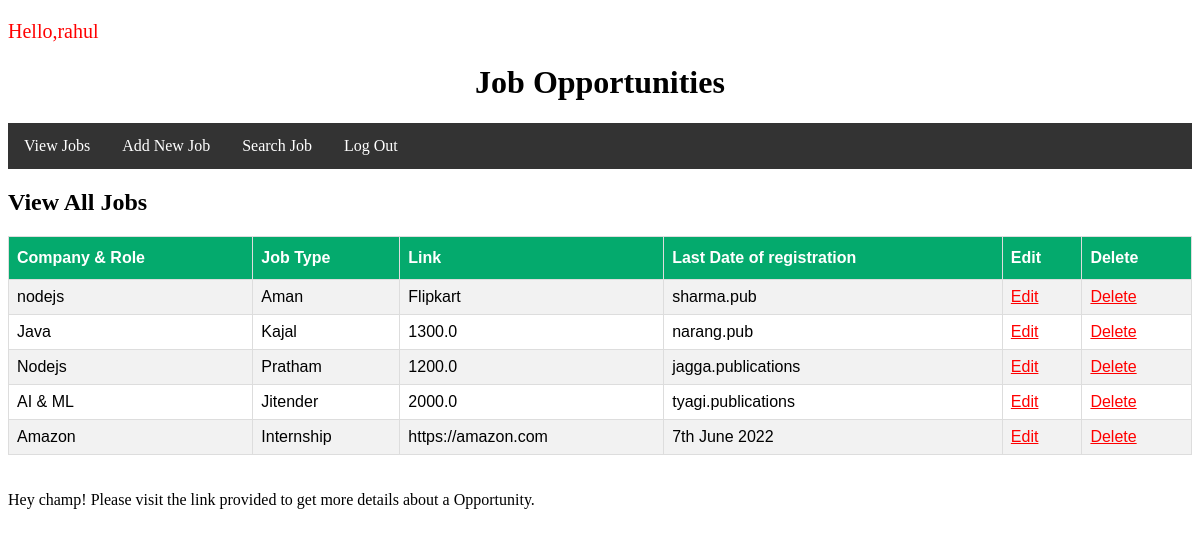
/brm/view-books (signed in), run on the app's committed database.
### brm/models.py (models this page shows)
class Book(models.Model):
    title=models.CharField(max_length=100)
    author=models.CharField(max_length=100)
    price=models.CharField(max_length=100)
    publisher=models.CharField(max_length=100)

### brm/views.py (the view)
# urls.py: path('view-books',views.viewBooks),
@login_required(login_url='http://localhost:8000/brm/login')
def viewBooks(request):
    books=models.Book.objects.all()
    res=render(request,'brm/view_books.html',{'books':books})
    return res

### templates/brm/view_books.html (shortened to what this page needs)
<!DOCTYPE html>
<html lang="en" dir="ltr">
  <head>
  </head>
  <body>
    <div id="header">
      <p style="font-size: 20px; color: red;">Hello,{{request.session.username}}</p>
      <h1 style="text-align: center;">Job Opportunities</h1>
      <ul>
        <li><a href="http://localhost:8000/brm/view-books">View Jobs</a></li>
        <li><a href="http://localhost:8000/brm/new-book">Add New Job</a></li>
        <li><a href="http://localhost:8000/brm/search-book">Search Job</a></li>
        <li><a href="http://localhost:8000/brm/logout">Log Out</a></li>
      </ul>
    </div>
    <div id="main">
      <h2>View All Jobs</h2>
      <table id="books">
        <tr>
          <th>Company & Role</th>
          <th>Job Type</th>
          <th>Link</th>
          <th>Last Date of registration</th>
          <th>Edit</th>
          <th>Delete</th>
        </tr>
        {% for book in books %}
        <tr>
          <td>{{book.title}}</td>
          <td>{{book.author}}</td>
          <td>{{book.price}}</td>
          <td>{{book.publisher}}</td>
          <td><a style="color: red;" href="http://localhost:8000/brm/edit-book?book_id={{book.id}}">Edit</a></td>
          <td><a style="color: red;" href="http://localhost:8000/brm/delete-book?book_id={{book.id}}">Delete</a></td>
        </tr>
        {% endfor %}
      </table>
    </div>
    <br><br>
    <div class="alert alert-warning alert-dismissible fade show" role="alert">
      Hey champ! Please visit the link provided to get more details about a Opportunity.
    </div>
  </body>
</html>

### templates/brm/view_books.html (style rules this page uses)
#books { font-family: Arial, Helvetica, sans-serif; border-collapse: collapse; width: 100%; }
#books td, #books th { border: 1px solid #ddd; padding: 8px; }
#books tr:nth-child(even) { background-color: #f2f2f2; }
#books th { padding-top: 12px; padding-bottom: 12px; text-align: left; background-color: #04AA6D; color: white; }
ul { list-style-type: none; margin: 0; padding: 0; overflow: hidden; background-color: #333; }
li { float: left; }
li a { display: block; color: white; text-align: center; padding: 14px 16px; text-decoration: none; }

### data on the page
Book: title "nodejs", author "Aman", price "Flipkart", publisher "sharma.pub"
Book: title "Java", author "Kajal", price "1300.0", publisher "narang.pub"
Book: title "Nodejs", author "Pratham", price "1200.0", publisher "jagga.publications"
Book: title "AI & ML", author "Jitender", price "2000.0", publisher "tyagi.publications"
Book: title "Amazon", author "Internship", price "https://amazon.com", publisher "7th June 2022"

### other printed values
{{ request.session.username }} "rahul"
